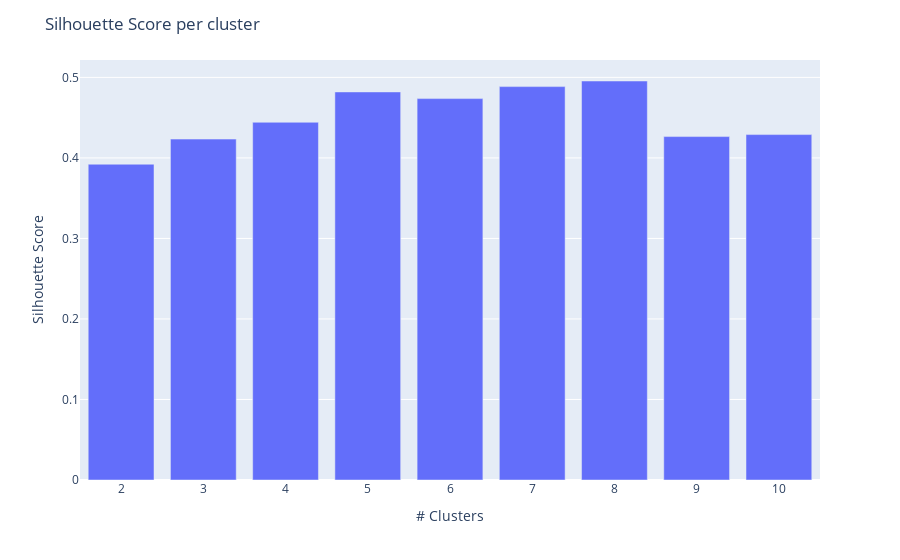

Source (notebook cell):
### Code cell
# Create a data frame 
cluster_scores=pd.DataFrame(sil)
k_frame = pd.Series(k)

# Create figure
fig = px.bar(data_frame=cluster_scores,  
             x=k, 
             y=cluster_scores.iloc[:, -1]
            )

# Add title and axis labels
fig.update_layout(
    yaxis_title="Silhouette Score",
    xaxis_title="# Clusters",
    title="Silhouette Score per cluster"
)

### Figure 1 — Plotly figure (JSON) as saved in the notebook; plotly's stock layout.template omitted (floating-point values rounded to 4 significant figures)
{"data": [{"alignmentgroup": "True", "hovertemplate": "x=%{x}<br>y=%{y}<extra></extra>", "legendgroup": "", "marker": {"color": "#636efa", "pattern": {"shape": ""}}, "name": "", "offsetgroup": "", "orientation": "v", "showlegend": false, "textposition": "auto", "type": "bar", "x": [2, 3, 4, 5, 6, 7, 8, 9, 10], "xaxis": "x", "y": [0.3922, 0.4234, 0.4443, 0.482, 0.4737, 0.4886, 0.4955, 0.4265, 0.429], "yaxis": "y"}], "layout": {"barmode": "relative", "legend": {"tracegroupgap": 0}, "margin": {"t": 60}, "title": {"text": "Silhouette Score per cluster"}, "xaxis": {"anchor": "y", "domain": [0, 1], "title": {"text": "# Clusters"}}, "yaxis": {"anchor": "x", "domain": [0, 1], "title": {"text": "Silhouette Score"}}}}
